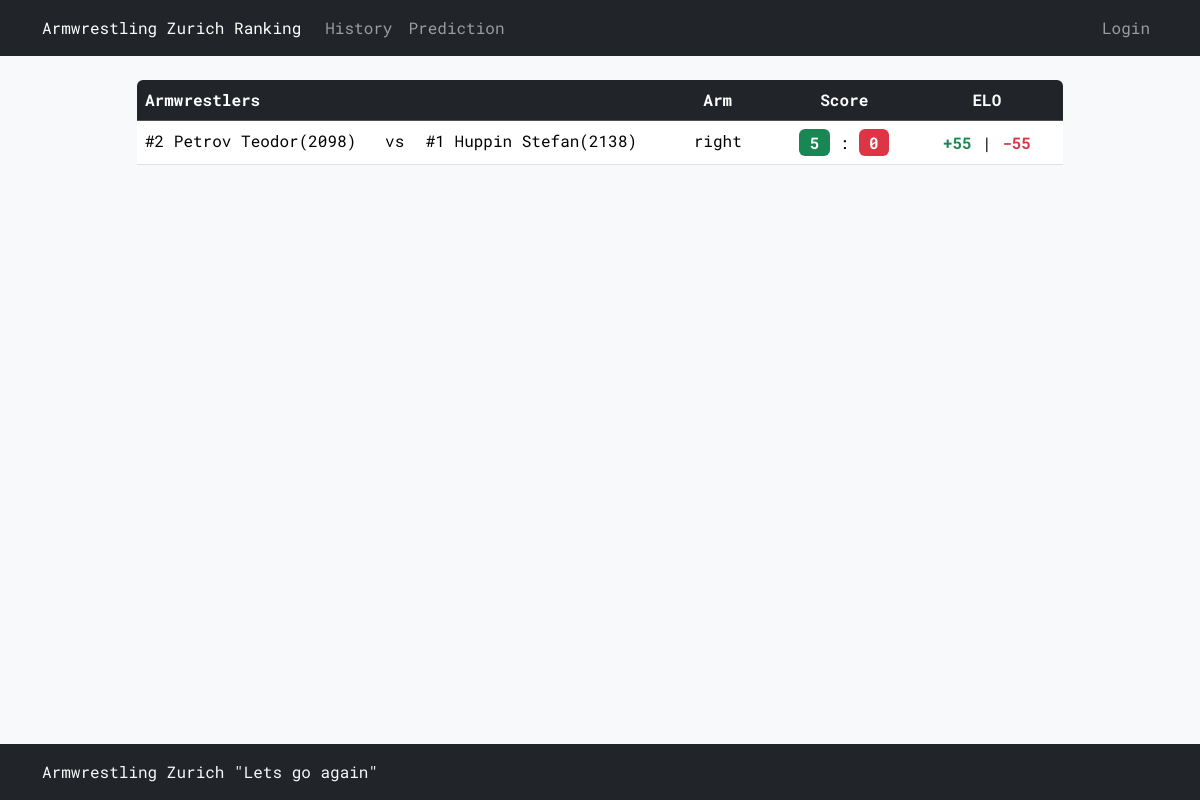
Before: /history with the older database file.
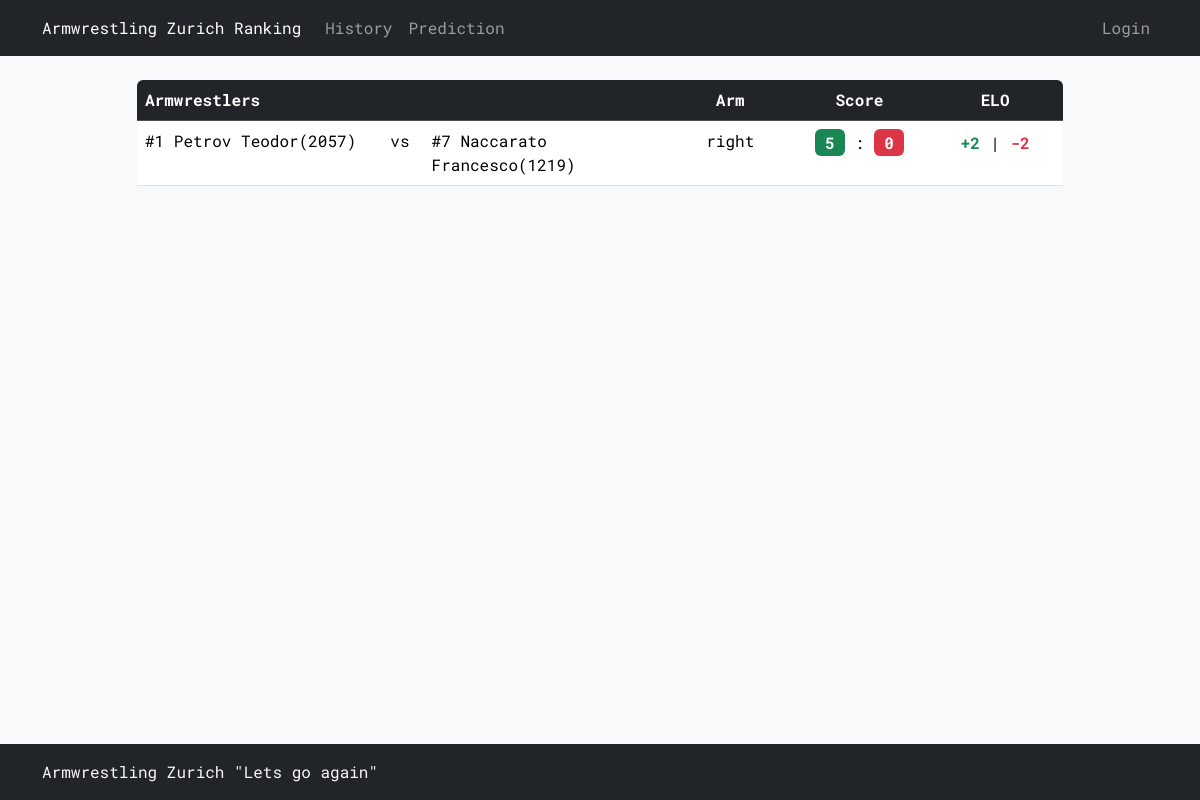
After: the same page with the newer database file.
### tables this page shows
CREATE TABLE history (
    id INTEGER PRIMARY KEY AUTOINCREMENT,
    armwrestler1_name TEXT NOT NULL,
    armwrestler2_name TEXT NOT NULL,
    arm TEXT NOT NULL CHECK (arm IN ('right', 'left')),
    armwrestler1_rank INTEGER NOT NULL,
    armwrestler2_rank INTEGER NOT NULL,
    armwrestler1_elo INTEGER NOT NULL,
    armwrestler2_elo INTEGER NOT NULL,
    armwrestler1_score INTEGER NOT NULL,
    armwrestler2_score INTEGER NOT NULL,
    armwrestler1_elo_diff INTEGER NOT NULL,
    armwrestler2_elo_diff INTEGER NOT NULL,
    date DATETIME DEFAULT CURRENT_TIMESTAMP,
    FOREIGN KEY (armwrestler1_name) REFERENCES armwrestlers(name),
    FOREIGN KEY (armwrestler2_name) REFERENCES armwrestlers(name)
);

### armelo_app.py (the view)
@app.route("/history")
def history():
    history = db_execute('SELECT * FROM history ORDER BY id DESC LIMIT 20')
    colors = []
    for record in history:
        armwrestler_1_diff_format, armwrestler_2_diff_format = record[10], record[11]
        armwrestler_1_score_color, armwrestler_2_score_color = record[8], record[9]
        armwrestler_1_diff_format, armwrestler_1_diff_color = (f"+{armwrestler_1_diff_format}", "text-success") if armwrestler_1_diff_format > 0 else ((str(armwrestler_1_diff_format), "text-danger") if armwrestler_1_diff_format < 0 else ("0", "text-secondary"))
        armwrestler_2_diff_format, armwrestler_2_diff_color = (f"+{armwrestler_2_diff_format}", "text-success") if armwrestler_2_diff_format > 0 else ((str(armwrestler_2_diff_format), "text-danger") if armwrestler_2_diff_format < 0 else ("0", "text-secondary"))
        armwrestler_1_score_color, armwrestler_2_score_color = ("bg-success", "bg-danger") if armwrestler_1_score_color > armwrestler_2_score_color else (("bg-danger", "bg-success") if armwrestler_1_score_color < armwrestler_2_score_color else ("bg-secondary", "bg-secondary"))
        colors.append((armwrestler_1_score_color, armwrestler_2_score_color, armwrestler_1_diff_color, armwrestler_2_diff_color, armwrestler_1_diff_format, armwrestler_2_diff_format))
    return render_template('history.html', history=history, colors=colors)

### armelo_app.py (called while the page is built)
def get_db():
    db = getattr(g, '_database', None)
    if db is None:
        db = g._database = sqlite3.connect(DATABASE)
    return db

def db_execute(query, *args):
    db = get_db()
    cur = db.cursor()
    cur.execute(query, args)
    if query.strip().upper().startswith("SELECT"):
        rv = cur.fetchall()
        cur.close()
        return rv
    else:
        db.commit()
        cur.close()

@app.context_processor
def inject_user():
    username = session.get('username')
    return dict(username=username)

### templates/history.html (shortened to what this page needs)
{% extends "layout.html" %}
{% block content %}
<div class="table-responsive rounded">
    <table class="table">
        <thead class="table-dark">
            <tr>
                <th style="width: 20%;">Armwrestlers</th>
                <th style="width: 2%;"></th>
                <th style="width: 20%;"></th>
                <th class='text-center' style="width: 10%;">Arm</th>
                <th class='text-center' style="width: 10%;">Score</th>
                <th class='text-center' style="width: 10%;">ELO</th>
            </tr>
        </thead>
        <tbody>
            {% for record in history %}
            <tr>
                <td style="width: 20%;">#{{ record[4] }} {{ record[1] }}({{ record[6] }})</td>
                <td style="width: 2%;"> vs </td>
                <td style="width: 20%;">#{{ record[5] }} {{ record[2] }}({{ record[7] }})</td>
                <td class='text-center' style="width: 10%;">{{ record[3] }}</td>
                <td class='text-nowrap text-center' style="width: 10%;">
                    <span class="fs-6 badge {{ colors[loop.index - 1][0] }}">{{ record[8] }}</span> :
                    <span class="fs-6 badge {{ colors[loop.index - 1][1] }}">{{ record[9] }}</span>
                </td>
                <td class='text-nowrap text-center' style="width: 10%;">
                    <span class="fs-6 badge {{ colors[loop.index - 1][2] }}">{{ colors[loop.index - 1][4] }}</span>|<span class="fs-6 badge {{ colors[loop.index - 1][3] }}">{{ colors[loop.index - 1][5] }}</span>
                </td>
            </tr>
            {% endfor %}
        </tbody>
    </table>
</div>
{% endblock %}

### templates/layout.html (shortened to what this page needs)
<!doctype html>
<html lang="en">
    <head>
        <link href="https://cdn.jsdelivr.net/npm/bootstrap@5.3.2/dist/css/bootstrap.min.css" rel="stylesheet">
        <link href="/static/styles.css" rel="stylesheet">
    </head>
    <body class="bg-light">
        <nav class="navbar navbar-expand-lg navbar-dark bg-dark">
            <div class="container-md">
                <a class="navbar-brand fs-6" href="{{ url_for('ranking') }}">Armwrestling Zurich Ranking</a>
                <div class="collapse navbar-collapse" id="navbarNavAltMarkup">
                    <div class="navbar-nav">
                            <a class="nav-link" href="{{ url_for('history') }}">History</a>
                            <a class="nav-link" href="{{ url_for('prediction') }}">Prediction</a>
                    </div>
                    <div class="navbar-nav ms-auto">
                        {% if username %}
                            <a class="nav-link disabled">{{ username }}</a>
                            <a class="nav-link" href="{{ url_for('logout') }}">Logout</a>
                        {% else %}
                            <a class="nav-link" href="{{ url_for('login') }}">Login</a>
                        {% endif %}
                    </div>
                </div>
            </div>
        </nav>
        <div class="container-sm">
            <div class="row justify-content-center my-4">
                <div class="col-sm-10">
                    {% block content %}{% endblock %}
                </div>
            </div>
        </div>
        <footer class="footer mt-auto py-3 bg-dark">
            <div class="container-md">
                <span class="text-light">Armwrestling Zurich "Lets go again"</span>
            </div>
        </footer>
    </body>
</html>

### static/styles.css (style rules this page uses)
* { font-family: 'Roboto Mono', monospace; }
html, body { height: 100%; scrollbar-width: none; -ms-overflow-style: none; }
body { display: flex; flex-direction: column; }

Changed rows visible on the page:
removed history: armwrestler1_rank "2", armwrestler1_name "Petrov Teodor", armwrestler1_elo "2098", armwrestler2_rank "1", armwrestler2_name "Huppin Stefan", armwrestler2_elo "2138", arm "right", armwrestler1_score "5", armwrestler2_score "0", colors "+55", armwrestler2_elo_diff "-55"
added history: armwrestler1_rank "1", armwrestler1_name "Petrov Teodor", armwrestler1_elo "2057", armwrestler2_rank "7", armwrestler2_name "Naccarato Francesco", armwrestler2_elo "1219", arm "right", armwrestler1_score "5", armwrestler2_score "0", colors "+2", armwrestler2_elo_diff "-2"
